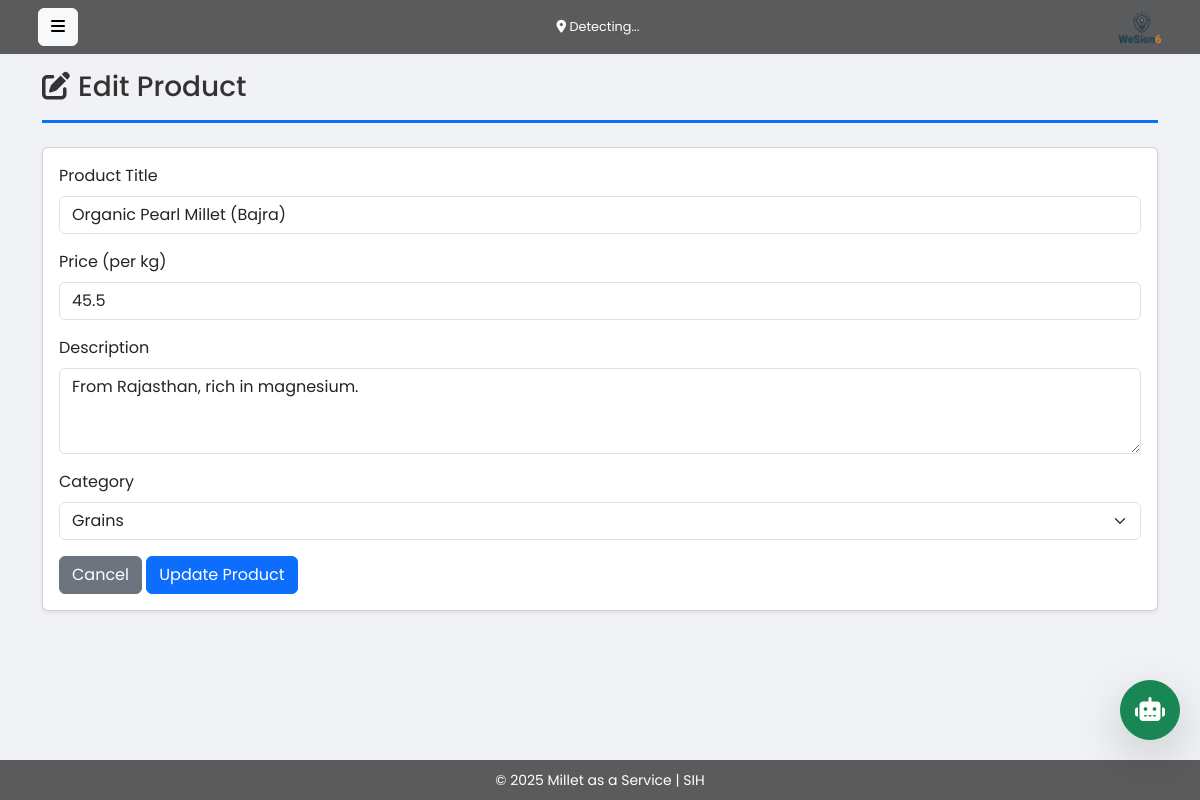
The page /products/edit/1 on the database its author committed.
### tables this page shows
CREATE TABLE products (
                id INTEGER PRIMARY KEY AUTOINCREMENT,
                title TEXT NOT NULL,
                price REAL NOT NULL,
                description TEXT,
                image TEXT,
                category TEXT,
                farmer_id INTEGER,
                created_at TIMESTAMP DEFAULT CURRENT_TIMESTAMP
            );

### app.py (the view, shortened to what this page needs)
@app.route('/products/edit/<int:id>', methods=['GET', 'POST'])
def edit_product(id):
    conn = get_db_connection()
    product = conn.execute('SELECT * FROM products WHERE id = ?', (id,)).fetchone()
    conn.close()
    return render_template('edit_product.html', product=product)

### app.py (called while the page is built)
def get_db_connection():
    conn = sqlite3.connect('maas_database.db')
    conn.row_factory = sqlite3.Row
    return conn

### templates/edit_product.html (shortened to what this page needs)
{% extends "layout.html" %}
{% block content %}
<div class="dashboard-title">
    <h3><i class="fas fa-edit me-2"></i>Edit Product</h3>
</div>
<div class="card shadow-sm">
    <div class="card-body">
        <form method="POST" action="{{ url_for('edit_product', id=product.id) }}">
            <div class="mb-3">
                <label for="title" class="form-label">Product Title</label>
                <input type="text" class="form-control" id="title" name="title" value="{{ product.title }}" required>
            </div>
            <div class="mb-3">
                <label for="price" class="form-label">Price (per kg)</label>
                <input type="number" step="0.01" class="form-control" id="price" name="price" value="{{ product.price }}" required>
            </div>
            <div class="mb-3">
                <label for="description" class="form-label">Description</label>
                <textarea class="form-control" id="description" name="description" rows="3">{{ product.description }}</textarea>
            </div>
            <div class="mb-3">
                <label for="category" class="form-label">Category</label>
                 <select class="form-select" id="category" name="category">
                    <option {% if product.category == 'Grains' %}selected{% endif %}>Grains</option>
                </select>
            </div>
            <a href="{{ url_for('manage_products') }}" class="btn btn-secondary">Cancel</a>
            <button type="submit" class="btn btn-primary">Update Product</button>
        </form>
    </div>
</div>
{% endblock %}

### static/css/style.css (style rules this page uses)
:root { --offcanvas-width: 250px; }
body { font-family: 'Poppins', sans-serif; background-color: #f0f2f5; padding-top: 70px; padding-bottom: 50px; transition: margin-left 0.3s ease; }
.dashboard-title { margin-bottom: 1.5rem; padding-bottom: 0.5rem; border-bottom: 3px solid #0d6efd; color: #333; }

### rows shown on the page
products: title "Organic Pearl Millet (Bajra)", price "45.5", description "From Rajasthan, rich in magnesium.", category "Grains"
